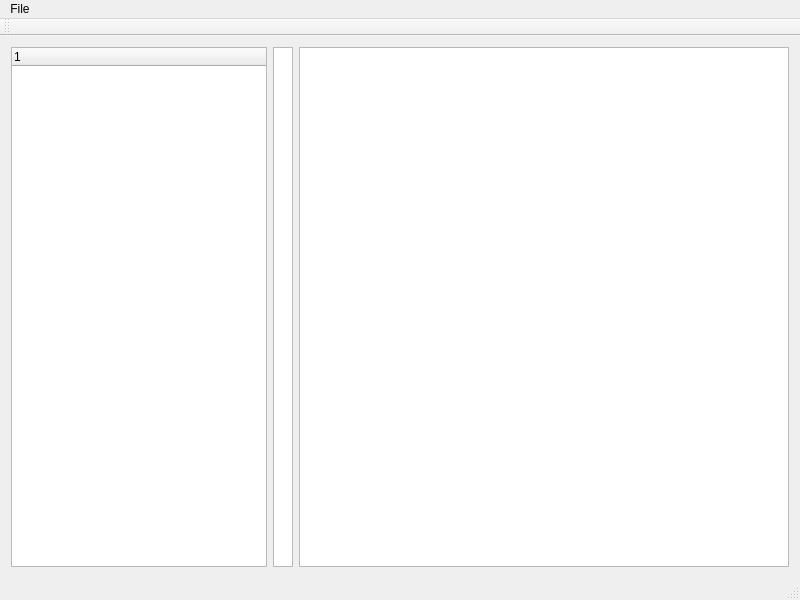
<?xml version="1.0" encoding="UTF-8"?>
<ui version="4.0">
 <class>MainWindow</class>
 <widget class="QMainWindow" name="MainWindow">
  <property name="geometry">
   <rect>
    <x>0</x>
    <y>0</y>
    <width>800</width>
    <height>600</height>
   </rect>
  </property>
  <property name="minimumSize">
   <size>
    <width>800</width>
    <height>600</height>
   </size>
  </property>
  <property name="windowTitle">
   <string>MainWindow</string>
  </property>
  <widget class="QWidget" name="centralWidget">
   <layout class="QHBoxLayout" name="horizontalLayout">
    <item>
     <widget class="QTreeWidget" name="treeWidget">
      <property name="sizePolicy">
       <sizepolicy hsizetype="Minimum" vsizetype="Expanding">
        <horstretch>0</horstretch>
        <verstretch>0</verstretch>
       </sizepolicy>
      </property>
      <column>
       <property name="text">
        <string notr="true"/>
       </property>
      </column>
     </widget>
    </item>
    <item>
     <widget class="QListWidget" name="listWidget">
      <property name="sizePolicy">
       <sizepolicy hsizetype="MinimumExpanding" vsizetype="Expanding">
        <horstretch>0</horstretch>
        <verstretch>0</verstretch>
       </sizepolicy>
      </property>
      <property name="maximumSize">
       <size>
        <width>20</width>
        <height>16777215</height>
       </size>
      </property>
     </widget>
    </item>
    <item>
     <widget class="QTextEdit" name="mainEditor">
      <property name="sizePolicy">
       <sizepolicy hsizetype="Expanding" vsizetype="Expanding">
        <horstretch>100</horstretch>
        <verstretch>0</verstretch>
       </sizepolicy>
      </property>
     </widget>
    </item>
   </layout>
  </widget>
  <widget class="QMenuBar" name="menuBar">
   <property name="geometry">
    <rect>
     <x>0</x>
     <y>0</y>
     <width>800</width>
     <height>23</height>
    </rect>
   </property>
   <widget class="QMenu" name="menuFile">
    <property name="title">
     <string>File</string>
    </property>
    <addaction name="actionNew"/>
    <addaction name="actionOpen"/>
    <addaction name="actionSave"/>
    <addaction name="actionSave_as"/>
    <addaction name="actionPrint"/>
    <addaction name="separator"/>
    <addaction name="actionClose"/>
   </widget>
   <addaction name="menuFile"/>
  </widget>
  <widget class="QToolBar" name="mainToolBar">
   <attribute name="toolBarArea">
    <enum>TopToolBarArea</enum>
   </attribute>
   <attribute name="toolBarBreak">
    <bool>false</bool>
   </attribute>
  </widget>
  <widget class="QStatusBar" name="statusBar"/>
  <action name="actionNew">
   <property name="text">
    <string>New</string>
   </property>
  </action>
  <action name="actionOpen">
   <property name="text">
    <string>Open</string>
   </property>
  </action>
  <action name="actionSave">
   <property name="text">
    <string>Save</string>
   </property>
  </action>
  <action name="actionSave_as">
   <property name="text">
    <string>Save as</string>
   </property>
  </action>
  <action name="actionPrint">
   <property name="text">
    <string>Print</string>
   </property>
  </action>
  <action name="actionClose">
   <property name="text">
    <string>Close</string>
   </property>
  </action>
 </widget>
 <layoutdefault spacing="6" margin="11"/>
 <resources/>
 <connections/>
</ui>
